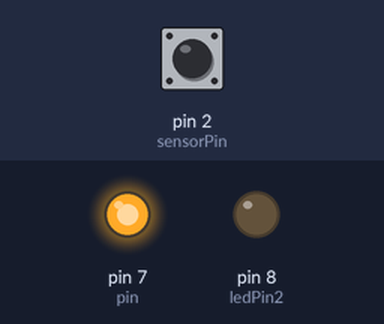
A sketch run on a simulated Arduino Uno, built with avr-gcc and run on an emulated ATmega328P. Parts: output pins drawn as LEDs (lit = HIGH). Inputs (shaded band) come from the test bench; at power-on: pin 2 (sensorPin) HIGH. Random numbers use the default seed unless the sketch sets one; what the sketch prints to the serial monitor is not drawn.

Above: at 1.2 s.
1.3 s: pin 2 (sensorPin) driven LOW
At 4.0 s:
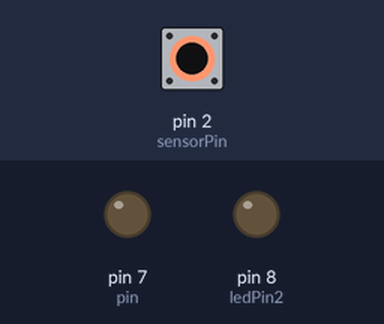
4.3 s: pin 2 (sensorPin) pulsed HIGH 2 times (0.12 s each, 0.3 s apart)
Timing chart, 0 to 13.8 s (numbered marks = the images above; inputs shaded):
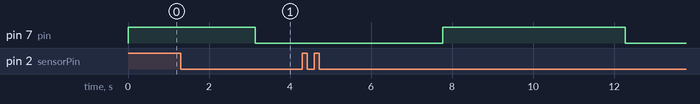

The sketch:

testGusta.ino
```cpp
const byte sensorPin = 2;
const byte ledPin2 = 8;
const byte pin = 7;
volatile byte state = LOW;
long interval2 = 0;
long pulse = 0;
long litrosServidor = 0;
unsigned long startTime;
long var = 0;
boolean pinValue = false;
int ledState = LOW;
static long lastPulse = 0;
long interval =0;
void pulseCounter();

void setup() {
  attachInterrupt(digitalPinToInterrupt(sensorPin), pulseCounter, FALLING);
  pinMode(7, OUTPUT);
  pinMode(8, OUTPUT);
  pinMode(sensorPin, INPUT_PULLUP);


    randomSeed (analogRead (0));


litrosServidor = random(10,20);
startTime = millis();


  Serial.begin(115200);
  Serial.println(F("Sem pulsos"));


}


void loop(){
  limitadorPulso();

    if (pulse != lastPulse)
    {
        Serial.print(pulse, DEC);
        Serial.print(F(" pulse"));
        if (pulse > 1){
            Serial.print(F("s"));
            Serial.println(F(" detected."));
            lastPulse = pulse;
        }
    }
}


  void pulseCounter()
{
    pulse++;

}


 inline void limitadorPulso(){

 if(pulse >= litrosServidor){
  digitalWrite(8, HIGH);

  esperaDia();


}else{
funcaoRelay();


}

}

inline void funcaoRelay(){


    int elapsed;

    elapsed = millis() - startTime;
    if (elapsed > interval)
    {


        digitalWrite(pin, pinValue = !pinValue);
        interval = random(3000, 6000);
        Serial.println(interval, DEC);
    startTime = millis();

    }


}


inline void tempoReset(){


}

inline void esperaDia(){
  delay(10000);
   pulse = 0;

}
```
